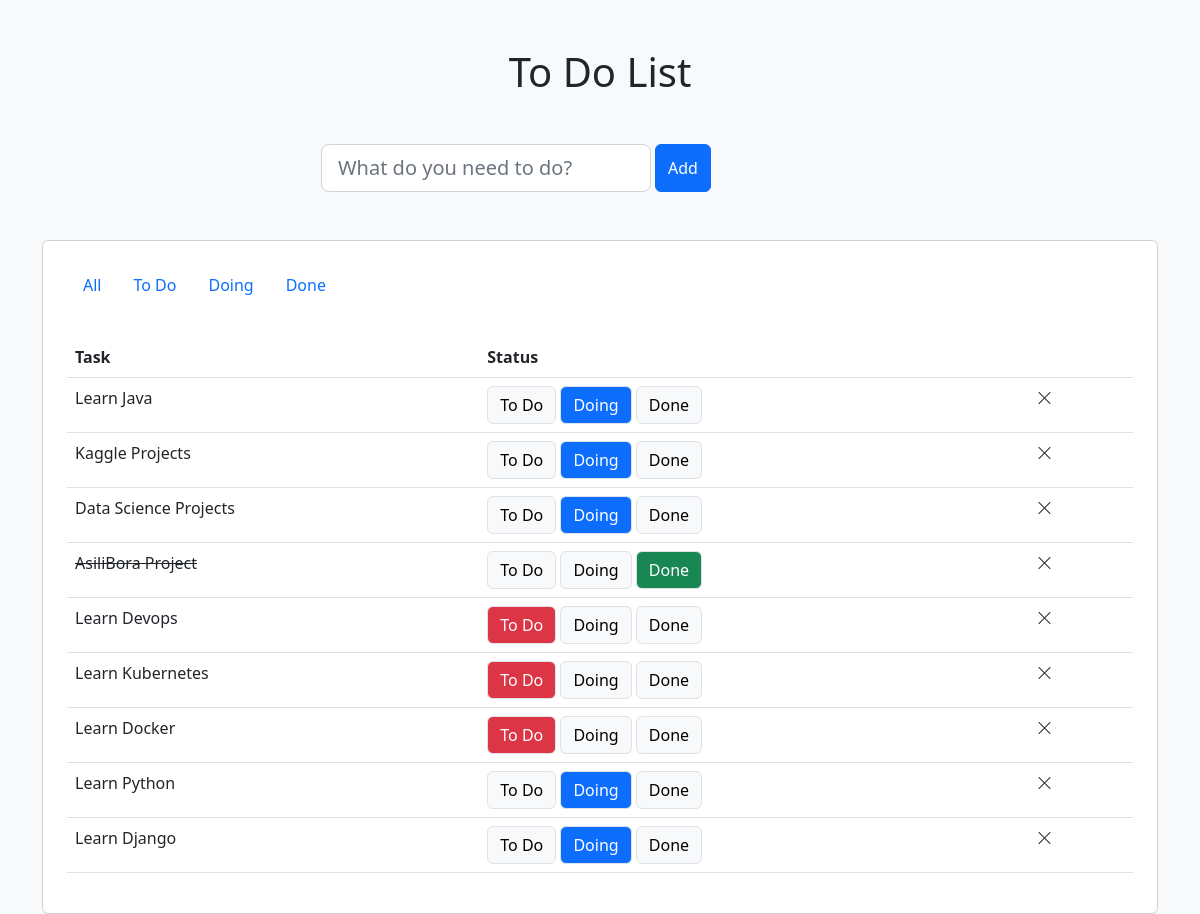
Before: / with the older database file.
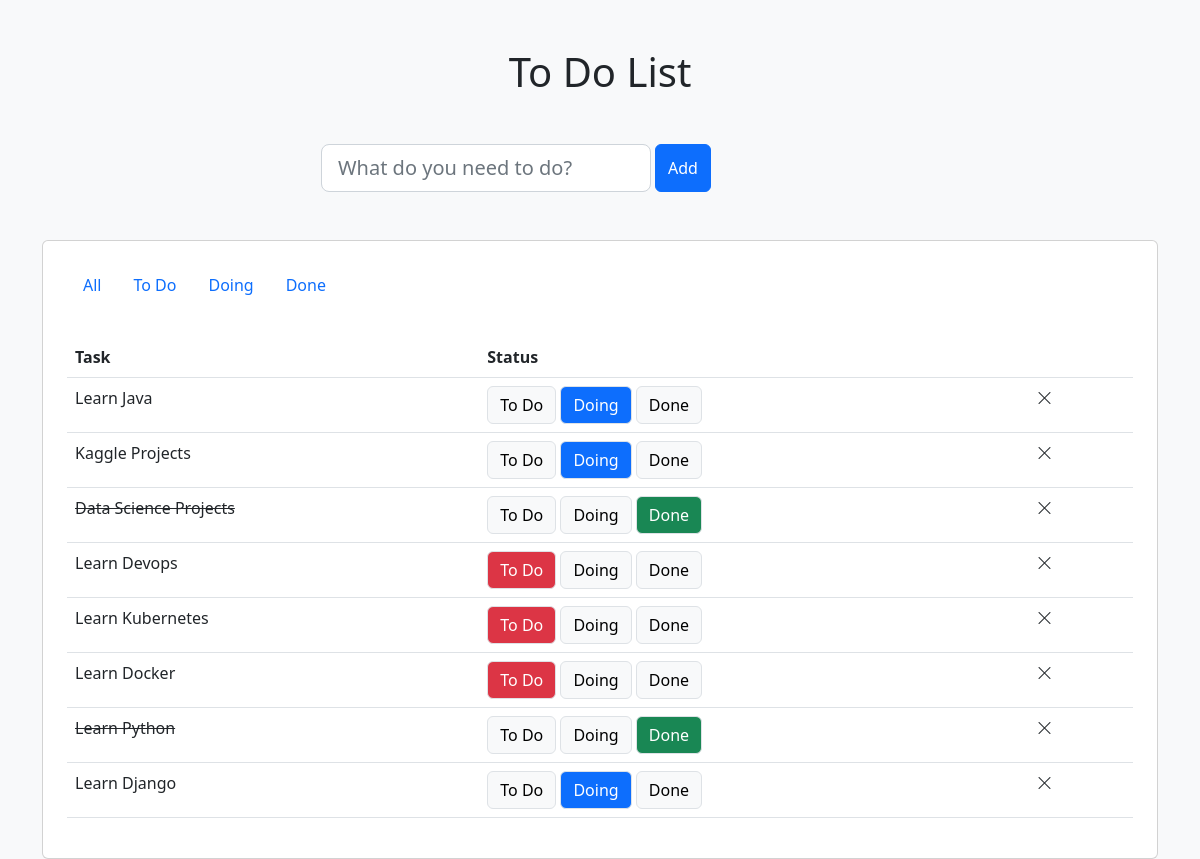
After: the same page with the newer database file.
### todo/models.py (models this page shows, shortened)
class Task(models.Model):
    class StatusChoice(models.TextChoices):
        TODO = "To Do"
        DOING = "Doing"
        DONE = "done"
    name = models.CharField(max_length=255)
    created = models.DateTimeField(auto_now_add=True)
    status = models.CharField(
        choices = StatusChoice.choices, max_length=100, default=StatusChoice.TODO
        )

### todo/views.py (the view)
# urls.py: path("", views.index, name="index"),
def index(request: HttpRequest) -> HttpResponse:
    if request.method == "POST":
        form = TaskForm(data=request.POST)
        if form.is_valid():
            form.save()
    form = TaskForm()
    tasks = Task.objects.all().order_by("-created")
    context = {
        "tasks": tasks,
        "form": form,
        "Status": Task.StatusChoice
        }
    return render(request, "index.html", context)

### todo/forms.py
class TaskForm(forms.ModelForm):
    class Meta:
        model = Task
        fields = ["name"]
    name = forms.CharField(
        label=False,
        widget=forms.TextInput(
            attrs={
                "aria-label": "name",
                "placeholder": "What do you need to do?",
                "class": "form-control form-control-lg inline-block",
            }
        ),
    )

### todo/templates/index.html (shortened to what this page needs)
{% extends 'base.html' %}
{% block content %}
<form class="w-50 mx-auto mb-5 d-flex" id="todo-form" method="post">
    {{ form }}
    <input class="btn btn-primary mx-1" type="submit" value="Add">
</form>
<section class="card p-4">
    <ul id="tabs" class="nav nav-pills mb-4 pb-2">
        <li class="nav-item">
            <a class="nav-link {% if filter_choice == 'ALL' %}active{% endif %}" href="{% url 'index' %}">
                All
            </a>
        </li>
        <li class="nav-item">
            <a class="nav-link {% if filter_choice == Status.TODO %}active{% endif %}"
                href="{% url 'filter' Status.TODO %}">To Do</a>
        </li>
        <li class="nav-item">
            <a class="nav-link {% if filter_choice == Status.DOING %}active{% endif %}"
                href="{% url 'filter' Status.DOING %}">Doing</a>
        </li>
        <li class="nav-item">
            <a class="nav-link {% if filter_choice == Status.DONE %}active{% endif %}"
                href="{% url 'filter' Status.DONE %}">Done</a>
        </li>
    </ul>
    <section id="todo-list">
        {% include 'partials/todo_list.html' %}
    </section>
</section>
{% endblock %}

### todo/templates/base.html (shortened to what this page needs)
<!DOCTYPE html>
<html lang="en">
<head>
    <link href="https://cdn.jsdelivr.net/npm/bootstrap@5.2.0-beta1/dist/css/bootstrap.min.css" rel="stylesheet"
>
    <link rel="stylesheet" href="https://cdn.jsdelivr.net/npm/bootstrap-icons@1.9.1/font/bootstrap-icons.css">
    <h1 class="text-center my-5">To Do List</h1>
</head>
<body class="bg-light">
    <div class="container">
        {% block content %}
        {% endblock %}
    </div>
</body>
</html>

### todo/templates/partials/todo_list.html
<table class="table">
    <thead>
        <tr>
            <th scope="col">Task</th>
            <th scope="col">Status</th>
            <th scope="col"></th>
        </tr>
    </thead>
    <tbody id="todo-rows">
        {% for task in tasks %}
        {% include 'partials/todo_row.html' %}
        {% endfor %}
    </tbody>
</table>

### todo/templates/partials/todo_row.html
<tr id="task-row-{{task.id}}">
    {% if task.status == Status.DONE %}
    <td>
        <del>{{task.name}}</del>
    </td>
    {% else %}
    <td>{{task.name}}</td>
    {% endif %}
    <td>
        {% if task.status == Status.TODO %}
         <div class="btn btn-danger border">To Do</div>
        {% else %}
         <a class="btn btn-light border" href="{% url 'update_status' task.id Status.TODO %}">To Do</a>
        {% endif %}
        {% if task.status == Status.DOING %}
        <div class="btn btn-primary border">Doing</div>
        {% else %}
        <a class="btn btn-light border" href="{% url 'update_status' task.id Status.DOING %}">Doing</a>
        {% endif %}
        {% if task.status == Status.DONE %}
        <div class="btn btn-success border">Done</div>
        {% else %}
        <a class="btn btn-light border" href="{% url 'update_status' task.id Status.DONE %}">Done</a>
        {% endif %}
    </td>
    <td>
        <a class="m-2" href="{% url 'delete' task.id %}">
            <i class="link-dark bi-x-lg"></i>
        </a>
    </td>
</tr>

Changed rows visible on the page:
removed Task: name "AsiliBora Project", status "To Do"
changed Task "Data Science Projects": status "Doing" → "done" (drawn)
changed Task "Learn Python": status "Doing" → "done" (drawn)
